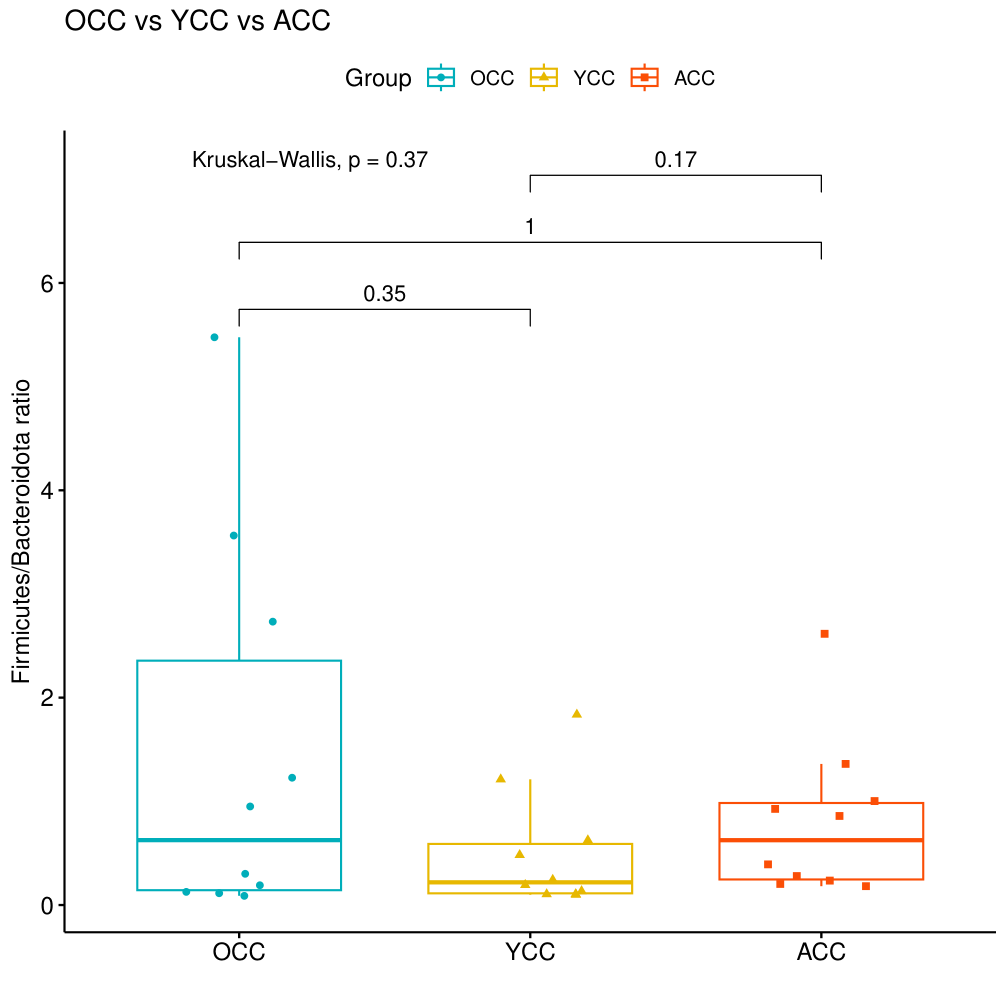

Source code (R):
library(tidyverse)
library(jsonlite)
library(ggpubr)
args <- commandArgs(trailingOnly = TRUE)
print(args)

params_path <- args[1]
output_path <- args[2]
if(F){
  params_path <- "params.json"
  output_path <- "output"
}

data <- fromJSON(params_path)
# control <- data$samples |>
#   mutate(select_group= data$groups_name$control)
# treatment <- data$treatment |>
#   mutate(select_group= data$groups_name$treatment)

list_path <- data$samples
group_field <- data$group_field
metadata <- list_path[c("sample_name",data$group_field)] |>
  dplyr::rename(group=data$group_field)

rank <- "PHYLUM"
duplicated(list_path$sample_name)



read_abundabce <- function(path){
  df <-  read_tsv(path,comment = "#",col_names =F)
  colnames(df) <- c("clade_name","NCBI_tax_id","abundance","additional_species")
  df <- select(df,c("clade_name",all_of("abundance")))
  df
}
parse_metaphlan <- function(df,sample_name,rank) {
  df %>%
    mutate(clade_name = as.character(clade_name)) %>%
    separate_wider_delim(
      clade_name,
      delim = "|",
      names = c("KINGDOM", "PHYLUM", "CLASS", "ORDER", "FAMILY", "GENUS", "SPECIES","SGB"),
      too_few = "align_start"
    )|>
    mutate(row_rank=case_when(!is.na(SGB)~'SGB',
                              !is.na(SPECIES)~'SPECIES',
                              !is.na(GENUS)~'GENUS',
                              !is.na(FAMILY)~'FAMILY',
                              !is.na(ORDER)~'ORDER',
                              !is.na(CLASS)~'CLASS',
                              !is.na(PHYLUM)~'PHYLUM',
                              !is.na(KINGDOM)~'KINGDOM'))|>
    mutate(sample_name= sample_name) |> 
    filter(row_rank==rank) |>
    select(sample_name,taxonomy=all_of(rank),abundance) 
  
}

# sample_name <- "OCC8"
# df <- read_abundabce("/ssd1/wy/workspace2/nextflow_workspace/289364b1-295c-4710-833e-d68ec7c8918e/131f8806-35e3-4d7c-b234-f14a2119aaa7/2c88b345-822f-4285-9222-a18b9c3daa8b/output/metaphlan/OCC8/OCC8_profile.txt")
# a <- parse_metaphlan(df,"aa","SPECIES") |>
#   filter(!grepl("GGB|GBS",taxonomy)) |>
#   mutate(abundance= abundance/sum(abundance)*100)
# sum(a$abundance)

df_list <- apply(list_path,1, function(x){
  profile_path <- x[["profile"]]
  sample_name <- x[["sample_name"]]
  # df <-  read_tsv(term_path,comment = "#")
  # colnames(df) <- c("clade_name",sample_name)
  df <- read_abundabce(profile_path)
  df <- parse_metaphlan(df,sample_name,rank) 
  if(data$filter_unknown_taxonomy){
    df <- filter(df,!grepl("GGB|GBS",taxonomy)) |>
      mutate(abundance= abundance/sum(abundance)*100)
  }
  # df <- df |> filter(!grepl("\\|", term))
  df
})

df_long <- bind_rows(df_list)

merged_df <- df_long %>%
  pivot_wider(names_from = sample_name, values_from = abundance) |>
  mutate(across(where(is.numeric), ~replace_na(., 0))) |>
  column_to_rownames("taxonomy") 
table(metadata$group)

groups <- unique(metadata[[group_field]])
title <- paste0(groups,collapse = " vs ")
my_comparisons <- combn(groups, 2, simplify = FALSE)
df <- t(merged_df) |> as.data.frame() |>
  select("p__Bacteroidota","p__Firmicutes") |>
  rownames_to_column("sample_name") |>
  mutate(ratio =p__Firmicutes/ p__Bacteroidota) |>
  mutate(log2ratio = log2(ratio))
max_y <- max(df$ratio, na.rm = TRUE)  # 假设 df 是前面 ggboxplot 的数据
offset <- 0.3 * max_y                 # 给点空隙
# my_comparisons <- list( c("0.5", "1"), c("1", "2"), c("0.5", "2") )
df|>
  inner_join(metadata,by="sample_name") |>
  ggboxplot( x = "group", y = "ratio",
            color = "group", palette =c("#00AFBB", "#E7B800", "#FC4E07"),
            ylab = "Firmicutes/Bacteroidota ratio",
            xlab = "",
            title = title,
            add = "jitter", shape = "group")+
  labs(color = "Group", shape = "Group") +
  stat_compare_means(comparisons = my_comparisons)+
  stat_compare_means(label.y = max_y + offset)  
ggsave(filename = paste0(output_path,"/",str_replace_all(title," ","_"),".pdf"))
